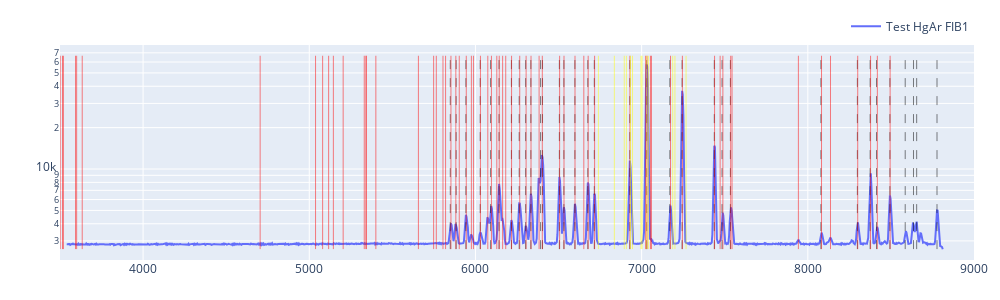

Notebook code cell kept with this figure:
### Code cell
import numpy as np
import plotly.graph_objects as go

def to_native_float(a):
    a = np.asarray(a)

    if a.dtype.byteorder not in ("=", "|"):
        a = a.byteswap().view(a.dtype.newbyteorder("="))

    return np.ascontiguousarray(a, dtype=np.float64)

# Convert arrays for Plotly (native endian)
x = to_native_float(solx)
y1 = to_native_float(intellical_near_f1)
y2 = to_native_float(near_f1)

fig = go.Figure()
# fig.add_trace(go.Scatter(x=x, y=y1, mode="lines", name="Intellical Hg FIB1"))
fig.add_trace(go.Scatter(x=x, y=y2, mode="lines", name="Test HgAr FIB1"))

peaks, _ = find_peaks(near_f1, height=1000, width=(0, 15), prominence=500)
peaks = refine_peaks(near_f1, peaks, window_width=5)

ymin = np.nanmin(y1[y1 > 0])
ymax = np.nanmax(y1)

for p in peaks:
    xp = float(x[int(p)])

    fig.add_trace(
        go.Scatter(
            x=[xp, xp],
            y=[ymin, ymax],
            mode="lines",
            line=dict(color="black", width=0.5, dash="dash"),
            hovertemplate=(
                "Peak<br>"
                f"pixel = {p:.2f}<br>"
                "λ = %{x:.2f}<br>"
                "<extra></extra>"
            ),
            showlegend=False
        )
    )

for line in newport_ne["Wavelength (nm)"]:
    lam = float(line) * 10.0
    fig.add_trace(
        go.Scatter(
            x=[lam, lam],
            y=[ymin, ymax],
            mode="lines",
            line=dict(color="red", width=0.5),
            hovertemplate=(
                "Ne line<br>"
                "λ = %{x:.2f}<br>"
                "<extra></extra>"
            ),
            showlegend=False
        )
    )
for line in newport_ne["Wavelength (nm)"]:
    lam = float(line) * 10.0 * 2
    fig.add_trace(
        go.Scatter(
            x=[lam, lam],
            y=[ymin, ymax],
            mode="lines",
            line=dict(color="yellow", width=0.5),
            hovertemplate=(
                "Ne 2rd line<br>"
                "λ = %{x:.2f}<br>"
                "<extra></extra>"
            ),
            showlegend=False
        )
    )

fig.update_layout(
    width=1000,
    height=300,
    yaxis_type="log",
    xaxis_range=[3500, 9000],
    margin=dict(l=60, r=20, t=40, b=40),
    legend=dict(orientation="h", y=1.02, x=1, xanchor="right", yanchor="bottom"),
)

fig.show()
